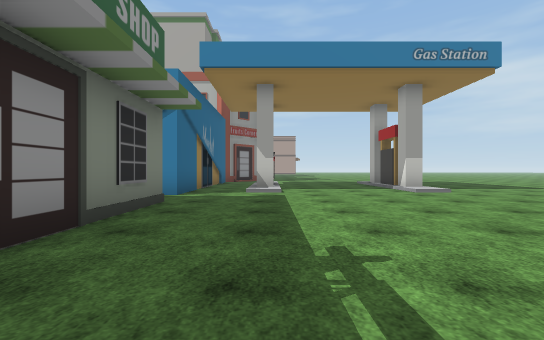
[1] (above)

17 first-person views from a walk through a Unity game level. The camera is 1.2 m above the floor, looks level and sees 90° across. The floor is counted in squares, 2 m on a side. Each view is taken from the middle of a square. On the plan, view 1 faces up. The plan holds only what a view shows up to about 9 squares ahead; the rest is blank. The place goes on beyond the plan. The player character is not drawn. Some surface patterns are stand-ins.

[2]
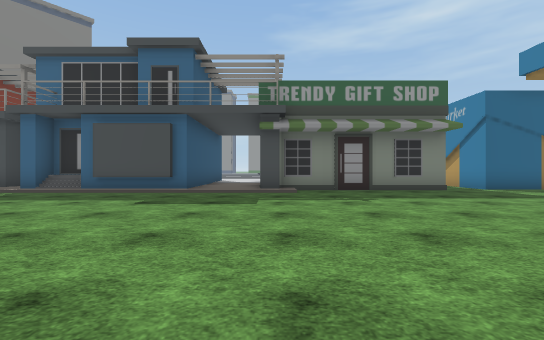

[3]
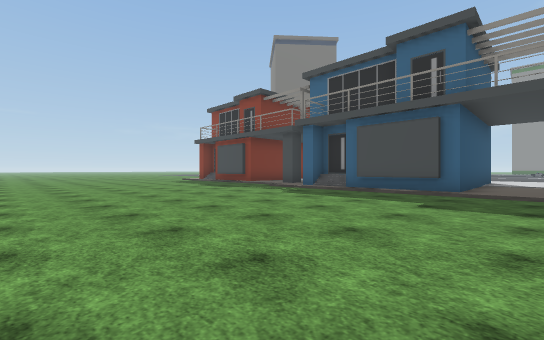

[4]
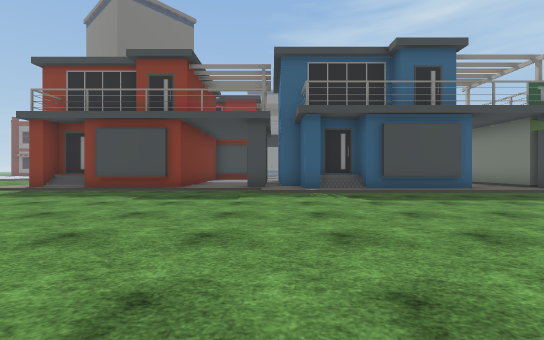

[5]
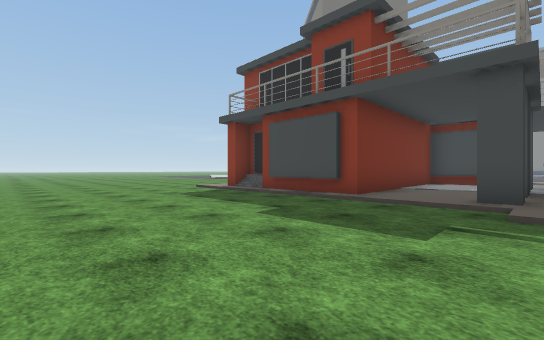

[6]
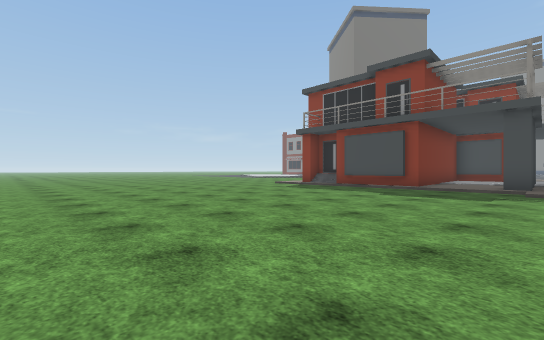

[7]
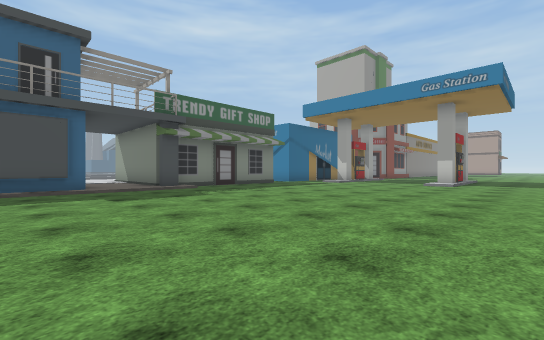

[8]
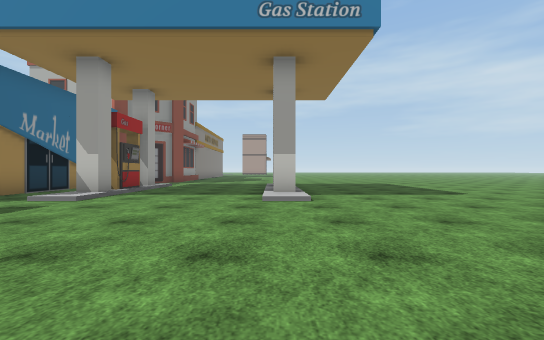

[9]
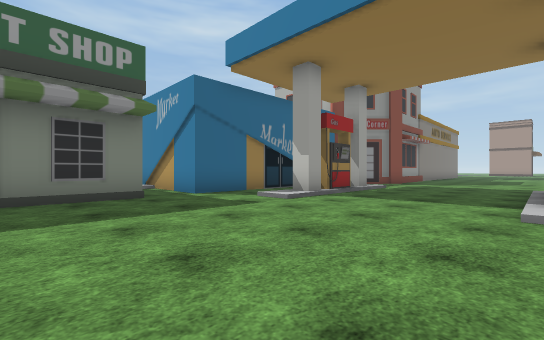

[10]
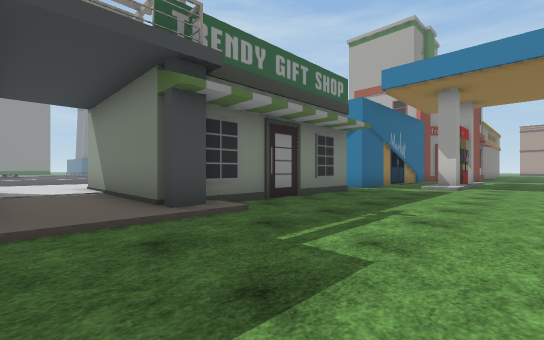

[11]
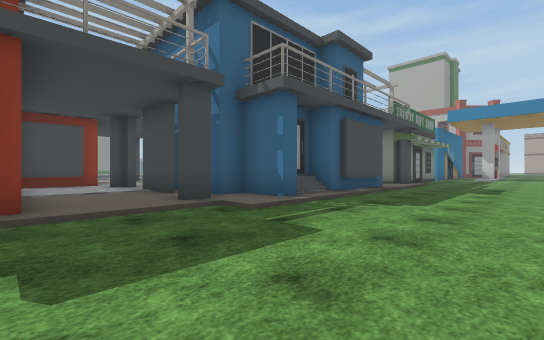

[12]
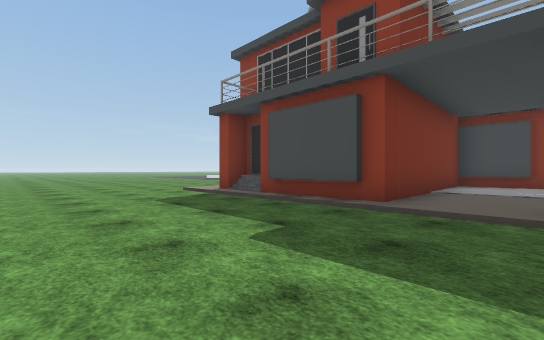

[13]
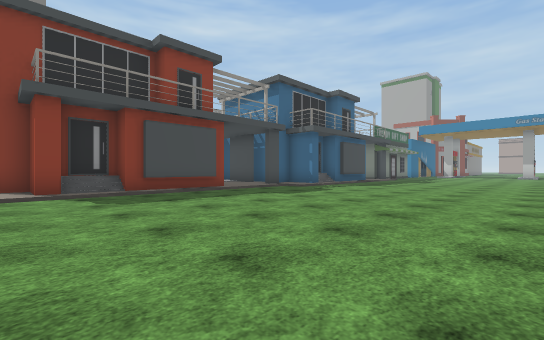

[14]
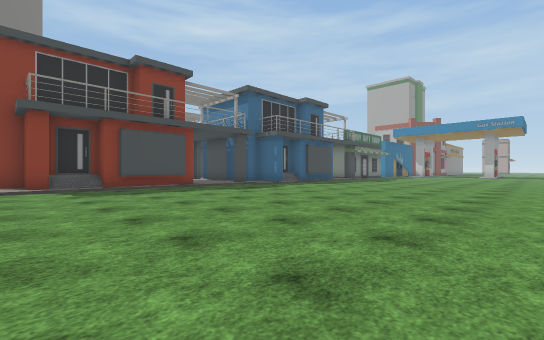

[15]
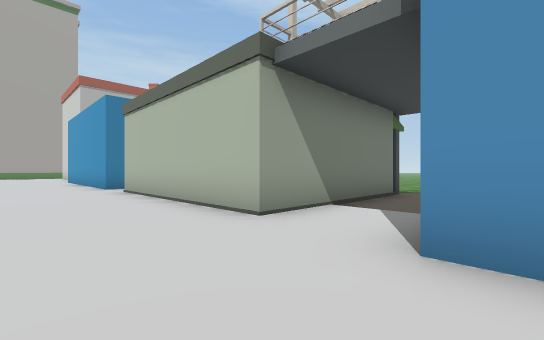

[16]
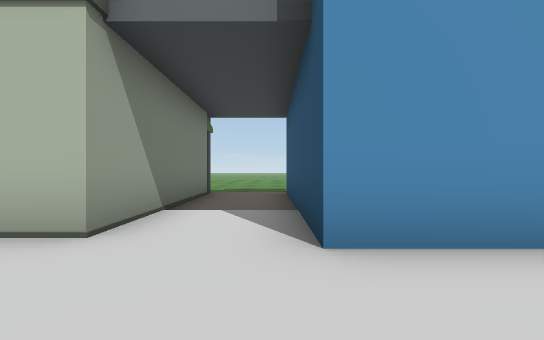

[17]
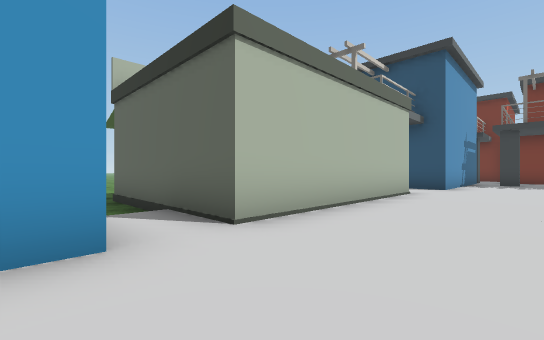

### Floor plan
Key: @ floor where view 1 was taken; # wall or solid block; x gap in a wall; . main floor; : floor 0.25 m higher than the main floor; / step, stairs or slope.
Columns run from 9 left of view 1 to 7 right of it. Each row starts with its distance up from view 1.
 15             ..
 14            ...
 13           ....
 12          /.../
 11       ## #...#...
 10       #. x...x...
  9 ::    #..x...x...
  8 :::   #../.../...
  7 :::####../.../...
  6 ::::/............
  5 :::#####.........
  4 :::#   #.........
  3 :::#   #.........
  2 :::#   #.........
  1 :::#   #.........
  0 :::#####/@.......
 -1 ::::::::/........
 -2 ::::::::/........
 -3 ::######/........
 -4 ::#    #/........
 -5 ::     #/........
 -6        #/........
 -7       ##/........
 -8  :######/........
 -9  #:::::/.........
-10  #:::::/.........
-11  ######/.........
-12       ##.........
-13       ##.........
-14       #/.........
-15      ##/.........
-16      #:/.........

Positions as (right, up) in squares from view 1, and headings:
1: (0, 0), facing up
2: (6, 0), facing left
3: (6, -1), facing down-left
4: (6, -8), facing left
5: (3, -8), facing down-left
6: (7, -8), facing down-left
7: (7, -4), facing up-left
8: (4, 2), facing up
9: (4, 3), facing up-left
10: (2, -2), facing up-left
11: (2, -11), facing up-left
12: (2, -9), facing down-left
13: (5, -16), facing up-left
14: (7, -16), facing up-left
15: (-9, -3), facing up-right
16: (-9, -2), facing right
17: (-9, 7), facing down-right
